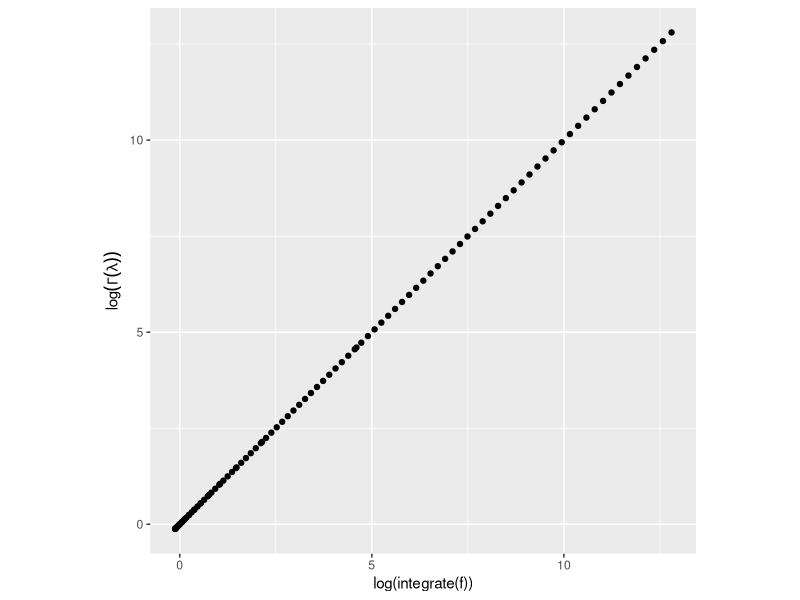
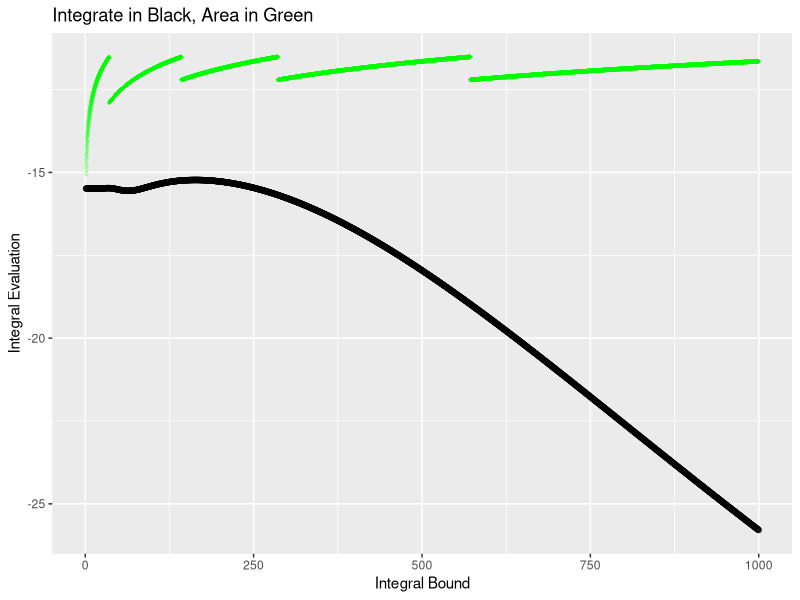
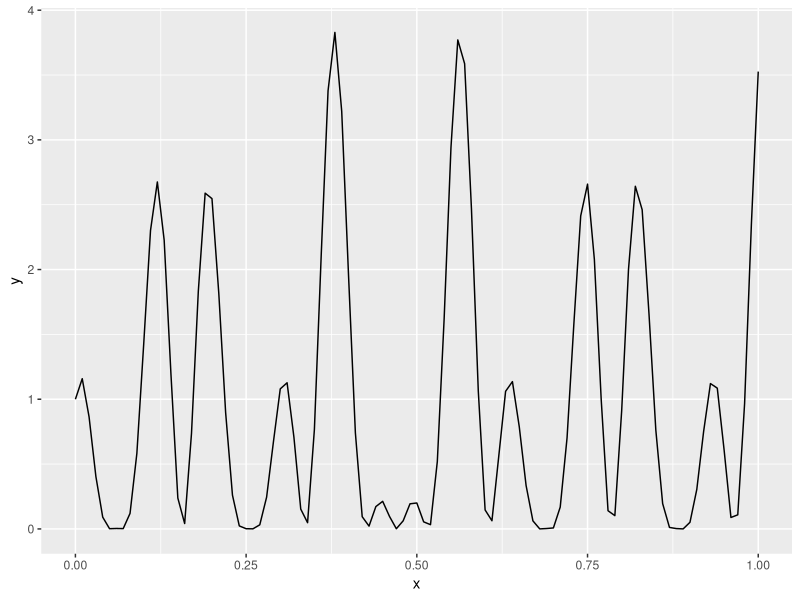
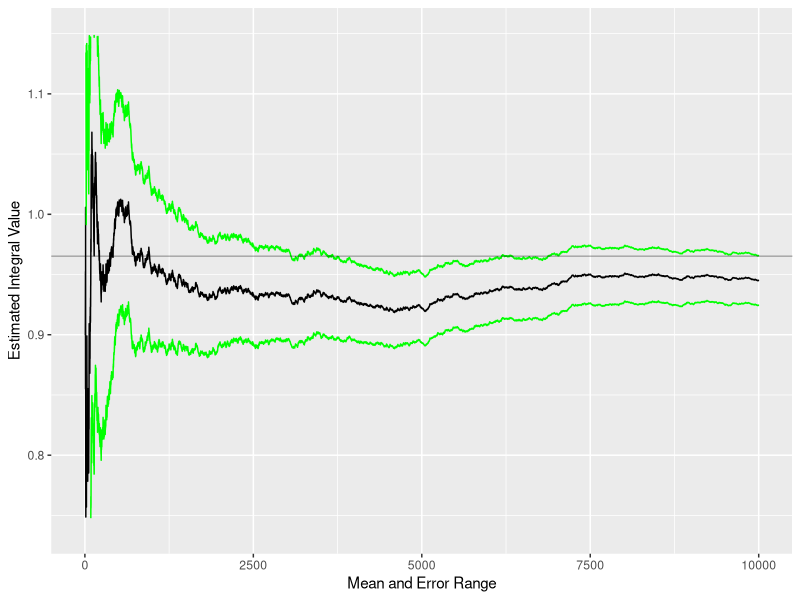

Write the R code that produced these figures, in order.
## ---- chunk 1
knitr::opts_chunk$set(echo = TRUE)
library(magrittr)
library(dplyr)
library(ggplot2)
theme_set(new = theme_gray())
options(warn=-1)
## ---- chunk 2
# create function to get integrate() values 
int_gam <- function(lambda){
  integrate(function(x){
    x^(lambda - 1) * exp(-x)
  }, 0, Inf)$val
}

# make data frames 
log_int_gam <- seq(0.01, 10, length.out = 100) %>% sapply(int_gam) %>% log() %>% tibble("output" = .)
log_gam_fun <- seq(0.01, 10, length.out = 100) %>% sapply(lgamma) %>% tibble("output" = .)

# plot 
ggplot() + geom_point(aes(x = log_int_gam$output, y = log_gam_fun$output)) + coord_fixed() + 
  xlab("log(integrate(f))") + ylab(expression(log(Gamma(lambda))))

## ---- chunk 3
# define 10 cauchys
ten_cauchy <- rcauchy(10) + 350

# take the product of ten cauchys 
likelihood <- function(theta){
  u <- dcauchy(ten_cauchy[1] - theta)
  for (i in 2:10){
    u <- u * dcauchy(ten_cauchy[i] - theta)
  }
  return(u)
}

# integrate product over +- inf
integrate(likelihood, -Inf, Inf)
## ---- chunk 4
# define 10 cauchys
ten_cauchy <- rcauchy(10)

# create integrate() function
cauc_int <- function(a){
  integrate(likelihood, -a, a)$val
}

# create area() function
cauc_area <- function(a){
  MASS::area(likelihood, -a, a)
}

# create vector of thetas
thetas <- seq(1, 10^3, length.out = 10^4)

# make dataframes 
cauc_integrate <- thetas %>% sapply(cauc_int) %>% log() %>% tibble("output" = .)
cauc_area <- thetas %>% sapply(cauc_area) %>% log() %>% tibble("output" = .)

# find dataframe range 
bounds <- cbind(cauc_area, cauc_integrate) %>% range()
bounds
ggplot() + 
  geom_point(aes(x = thetas, y = cauc_integrate$output), shape = 1, alpha = 0.2) + 
  geom_point(aes(x = thetas, y = cauc_area$output), shape = 18, color = 'green', alpha = 0.2) + 
  ylim(bounds) + xlab("Integral Bound") + ylab("Integral Evaluation") + 
  ggtitle("Integrate in Black, Area in Green")
## ---- chunk 5
# define function 
sin_cos_fn <- function(x){
  return((cos(50 * x) + sin(20 * x))^2)
}

# get integrate() area 
integrate(sin_cos_fn, 0, 1)

# plot function
ggplot(tibble(x = c(0, 0.2, 0.4, 0.6, 0.8, 1.0)), aes(x)) + stat_function(fun = sin_cos_fn)
## ---- chunk 6
# run 10^4 uniform samples through our function 
unif_rvs <- sin_cos_fn(runif(10^4))

# get estimate of integral area 
estimated_integral <- cumsum(unif_rvs) / (1:10^4)

# get estimate of error 
estimation_error <- sqrt(cumsum((unif_rvs - estimated_integral)^2)) / (1:10^4)

# add to tibble
estimated <- tibble("Integral" = estimated_integral, "Error" = estimation_error) %>% mutate("Index" = row_number()) %>% select("Index", "Integral", "Error")

# value of integral 
max(estimated_integral[9750:10^4])

# plot
ggplot(estimated, aes(x = estimated$Index, y = estimated$Integral)) + geom_line() +
  xlab("Mean and Error Range") + ylab("Estimated Integral Value") +
  ylim(mean(unif_rvs) + 20 * c(-estimated$Error[10^4], estimated$Error[10^4])) +
  geom_line(aes(y = estimated$Integral + 2 * estimated$Error), color = "green") + 
  geom_line(aes(y = estimated$Integral - 2 * estimated$Error), color = "green") + 
  geom_hline(yintercept = 0.9652009, alpha = 0.3)
